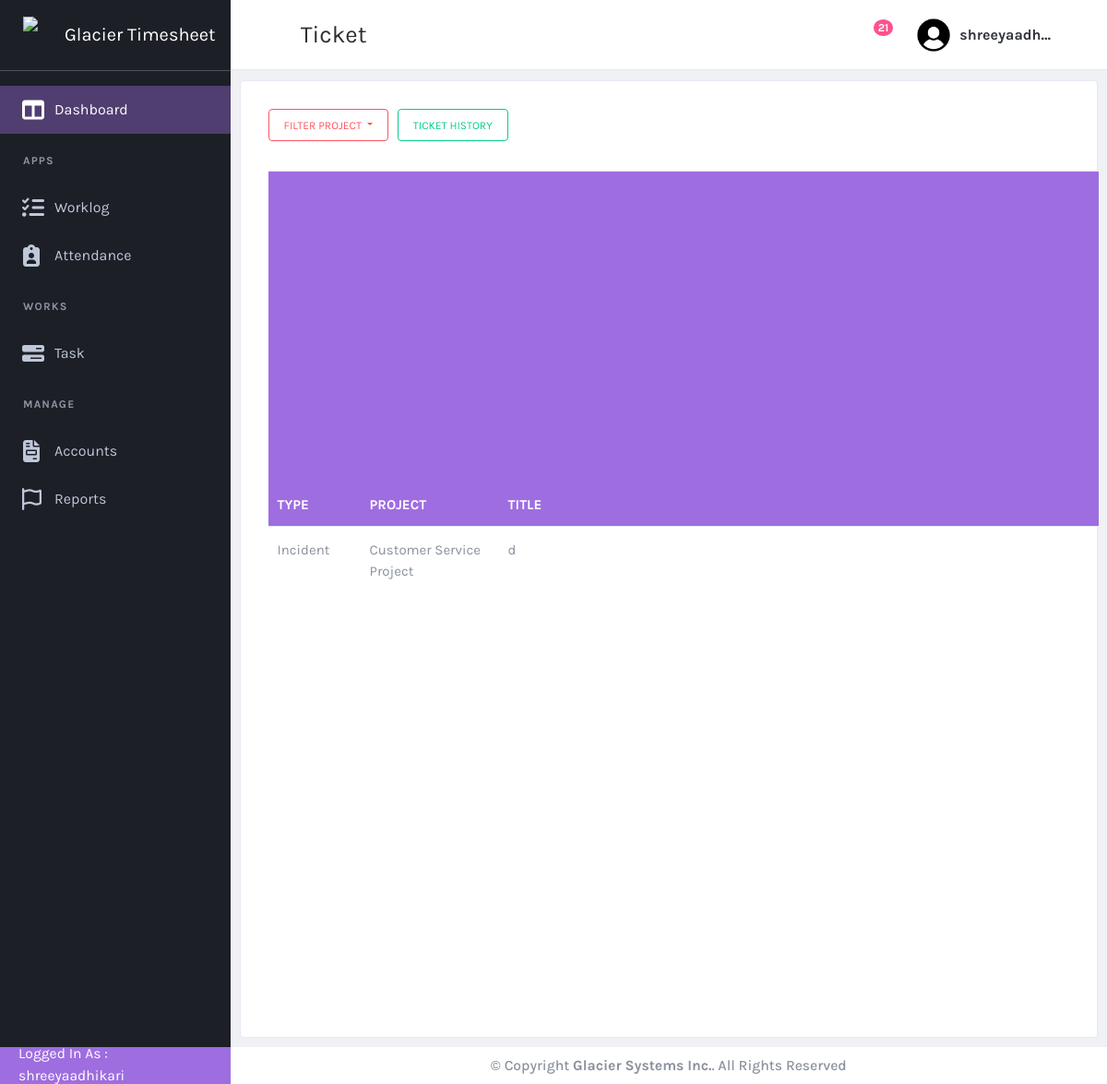
The page /task/task/ (signed in) on the database as committed earlier.
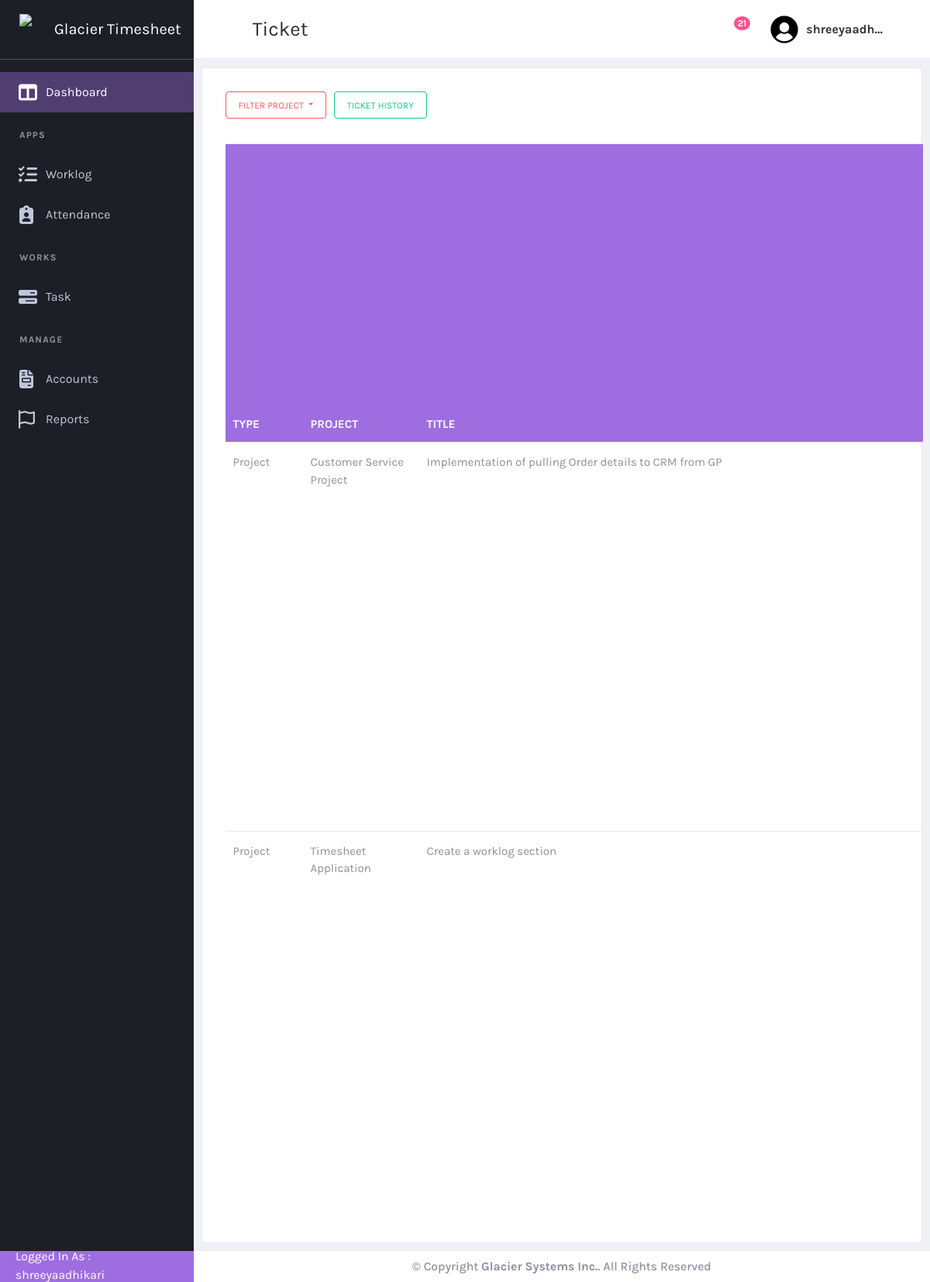
The same page on the database as committed later.
### task/models.py (models this page shows, shortened)
class ticket(models.Model):
    ticket_id = models.CharField(max_length = 200, null = False)
    ticket_title = models.CharField(max_length=200, null=False)
    customer = models.ForeignKey(customer, on_delete=models.CASCADE, null=True)
    ticket_type = models.ForeignKey(ticket_type, on_delete=models.CASCADE, null=True)
    date_opened = models.DateTimeField(null=True)
    priority = models.ForeignKey(priority_type, on_delete=models.CASCADE, null = True)
    assigned_to = models.ManyToManyField(User, related_name="assigned_tickets")  # Allow multiple users
    last_updated = models.DateTimeField(null=True)
    last_updated_by = models.ForeignKey(User, on_delete=models.CASCADE, null = True, related_name="last_updated_by")
    state = models.ForeignKey(state, on_delete=models.CASCADE, null=True)
    operational_notes = models.CharField(max_length=200, null=True)
    closed_date = models.DateTimeField(null=True)
    solution = models.TextField(max_length=500 )
    project = models.ForeignKey(project, on_delete=models.CASCADE, null=True)

class ticket_type(models.Model):
  name = models.CharField(max_length=100, null = True)
  def __str__(self):
    return f"{self.name}"

class project(models.Model):
    project_id = models.CharField(max_length = 200, null = False)
    project_name = models.CharField(max_length = 200, null = False )
    date_opened = models.DateField(null=True)
    def __str__(self):
         return f"{self.project_name}"

### task/views.py (the view)
# urls.py: path("task/", views.filter_tasks, name="task"),  # Default task list
@login_required
def filter_tasks(request, user_id=None, project_id=None):
    users = User.objects.all()
    projects = project.objects.all()
    tasks = ticket.objects.all().order_by('-date_opened')
    selected_user = None
    selected_project = None
    if not request.user.is_staff:
        tasks = tasks.filter(assigned_to=request.user)
    if user_id:
        selected_user = get_object_or_404(User, pk=user_id)
        tasks = tasks.filter(assigned_to=selected_user)
    if project_id:
        selected_project = get_object_or_404(project, pk=project_id)
        tasks = tasks.filter(project=selected_project)
    customers = customer.objects.all()
    tickettype = ticket_type.objects.all()
    priority = priority_type.objects.all()
    statelist = state.objects.all()
    return render(request, 'task.html', {
        'ticketlist': tasks,
        'users': users,
        'customers': customers,
        'tickettype': tickettype,
        'priority': priority,
        'state': statelist,
        'projects': projects,
        'selected_user': selected_user,
        'selected_project': selected_project,
    })

### customer/models.py (called while the page is built)
  def __str__(self):
    return self.name

### task/models.py (called while the page is built)
   def __str__(self):
    return f"{self.state_name}"

### task/templates/task.html (shortened to what this page needs)
{% extends "base.html" %}
{% load static %}
{% block page-title %}Ticket{% endblock page-title %}
{% block content %}
            <div class="card card-default m-2">
                <div class="card-header">
                    <div class="d-flex justify-content-end " style="gap: 10px;">
                        <div class="btn-group" role="group" aria-label="Basic example">
                            <button type="button" class="btn btn-outline-danger dropdown-toggle small-btn" id="projectfilter" data-toggle="dropdown" aria-haspopup="true" aria-expanded="false">
                                {% if selected_project %}
                                    {{ selected_project.project_name }}
                                {% else %}
                                    Filter Project
                                {% endif %}
                            </button>
                        </div>
                        <a href = "{% url 'taskhistory' %}" class="btn btn-outline-success small-btn d-flex justify-content-center align-items-center text-center" >
                            Ticket History
                        </a>
                    </div>
                </div>
                <div class="card-body">
                    <table id="productsTable" class="table table-hover table-product" style="width:100%">
                      <thead>
                        <tr class="column-head">
                            <th class = "type-column">Type&nbsp;&nbsp;</th>
                            <th class = "project-column">Project&nbsp;&nbsp;&nbsp;&nbsp;</th>
                            <th class = "title-column">Title</th>
                        </tr>
                      </thead>
                      <tbody>
                        {% for i in ticketlist %}
                            {% if i.state.state_name != "Completed" and i.state.state_name != "Canceled" %}
                            <tr onclick="window.location='{% url 'taskdetails' i.id%}'">
                                    <td>{{i.ticket_type}}</td>
                                    <td>{{i.project}}</td>
                                    <td style = "width:10px;">{{i.ticket_title}}</td>
                                </tr>
                            {% endif %}
                        {% endfor %}
                      </tbody>
                    </table>
                </div>
            </div>
{% endblock  %}

### templates/base.html (shortened to what the changed rows need)
{% load static %}
<!DOCTYPE html>
<html lang="en" dir="ltr">
  <head>
    <link href="{% static 'plugins/material/css/materialdesignicons.min.css' %}" rel="stylesheet" />
    <link href="{% static 'plugins/simplebar/simplebar.css' %}" rel="stylesheet" />
    <link href="{% static 'plugins/nprogress/nprogress.css' %}" rel="stylesheet" />
    <link href="{% static 'plugins/DataTables/DataTables-1.10.18/css/jquery.dataTables.min.css' %}" rel="stylesheet" />
    <link href="{% static 'plugins/jvectormap/jquery-jvectormap-2.0.3.css' %}" rel="stylesheet" />
    <link href="{% static 'plugins/daterangepicker/daterangepicker.css' %}" rel="stylesheet" />
    <link href="https://cdn.quilljs.com/1.3.6/quill.snow.css" rel="stylesheet">
    <link href="{% static 'plugins/toaster/toastr.min.css' %}" rel="stylesheet" />
    <link href="{% static 'plugins/prism/prism.css' %}" rel="stylesheet" />
    <link href="{% static 'plugins/select2/css/select2.min.css' %}" rel="stylesheet" />
    <link id="main-css-href" rel="stylesheet" href="{% static 'css/style.css' %}" />
    <link rel="stylesheet" href="https://cdn.jsdelivr.net/npm/daterangepicker/daterangepicker.css">
  </head>
  <body class="navbar-fixed sidebar-fixed" id="body">
    <div class="wrapper">
      <aside class="left-sidebar sidebar-dark" id="left-sidebar">
        <div id="sidebar" class="sidebar sidebar-with-footer">
          <div class="app-brand">
            <a href="{% url 'dashboard' %}">
              <img src="{% static 'images/glacierlogo.png' %}" alt="Mono" height = 40px width = 40px >
              <span class="brand-name">Glacier Timesheet</span>
            </a>
          </div>
        </div>
      </aside>
      <div class="page-wrapper">
        {% block content %}
        {% endblock %}
      </div>
    </div>
  </body>
</html>

Rows that differ between the two databases and show on the page:
removed ticket: ticket_type "Incident", project "Customer Service Project", ticket_title "d"
added ticket: ticket_type "Project", project "Customer Service Project", ticket_title "Implementation of pulling Order details to CRM from GP"
added ticket: ticket_type "Project", project "Timesheet Application", ticket_title "Create a worklog section"
